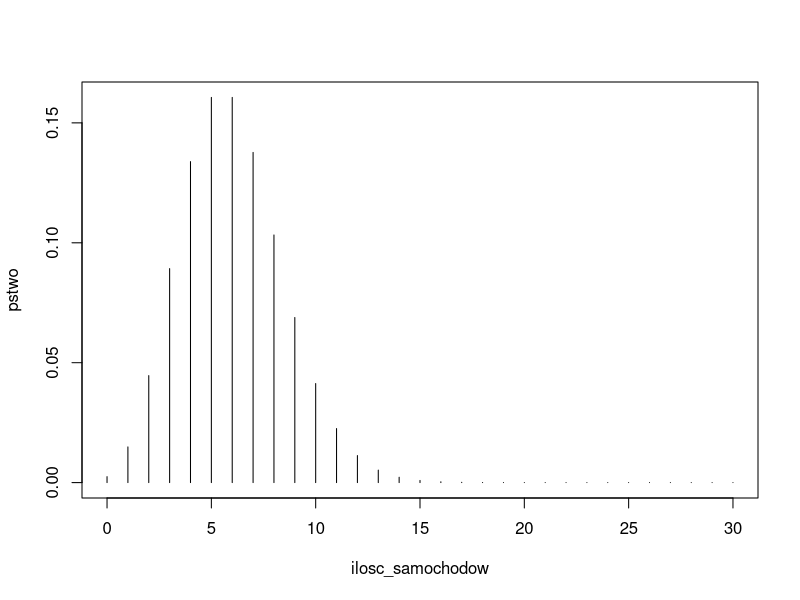

Write the R code that produced this figure.
dpois(x=5, lambda=6)
ppois(q=3, lambda=6, lower.tail=FALSE)
ppois(q=5, lambda=6)-ppois(q=2, lambda=6)
ilosc_samochodow<-0:30
pstwo<-dpois(x=ilosc_samochodow, lambda = 6)
plot(x=ilosc_samochodow, y=pstwo, type="h")